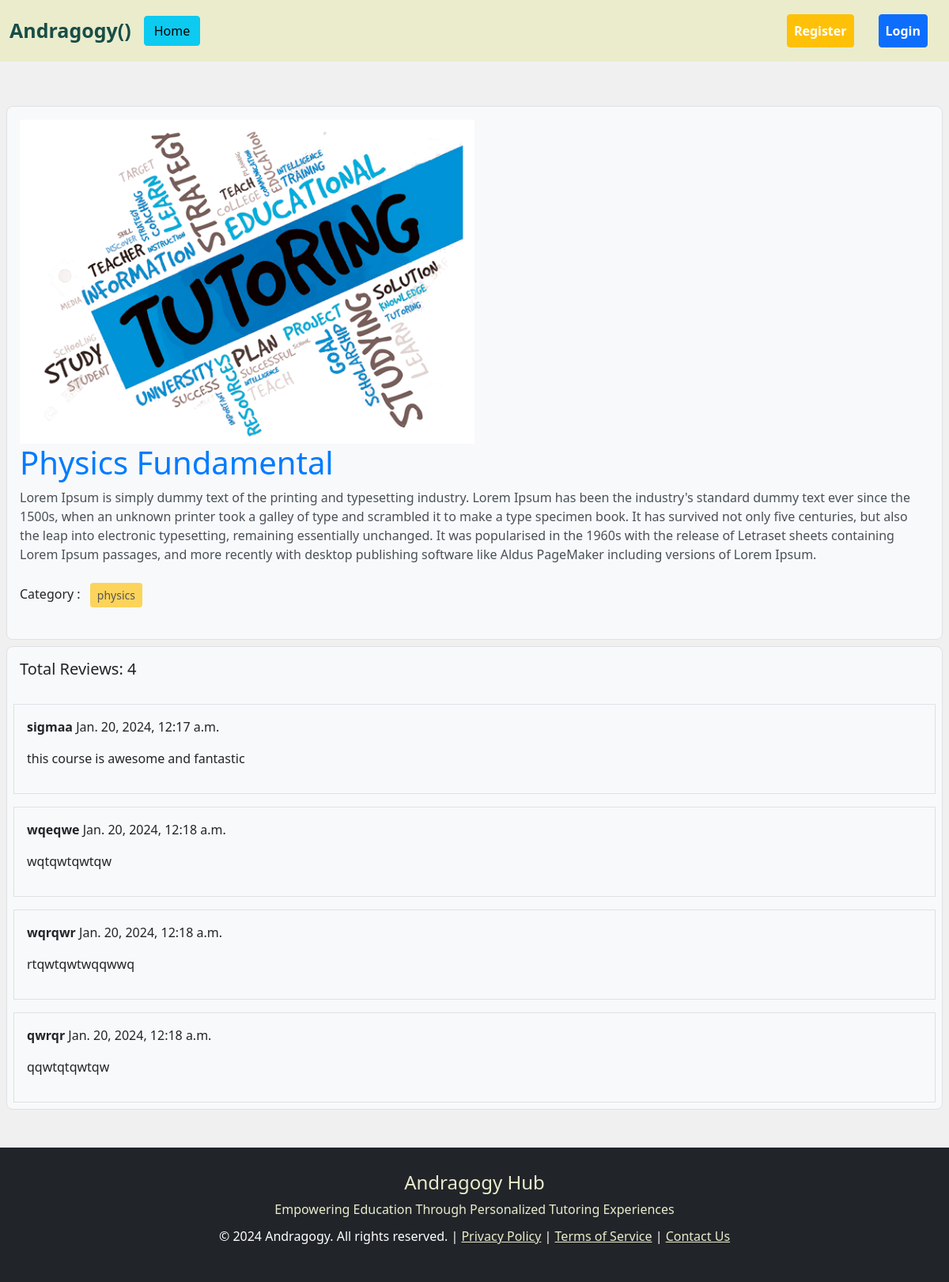
The app's page /tution/apply/1/ with its own data.
### tutions/models.py (models this page shows, shortened)
class Tution(models.Model):
    title = models.CharField(max_length=50)
    content = models.TextField()
    classes = models.ManyToManyField(Classes)
    author = models.ForeignKey(User, on_delete=models.CASCADE, blank = True, null = True)
    image = models.ImageField(upload_to = 'tutions/media/uploads/', blank = True, null = True)
    user_reviews = models.TextField(null= True, blank = True)

class Comment(models.Model):
    tution = models.ForeignKey(Tution, on_delete=models.CASCADE, related_name='comments')
    name = models.CharField(max_length=30)
    email = models.EmailField()
    body = models.TextField()
    created_on = models.DateTimeField(auto_now_add=True) #jokhon obj create hobe time janay dibe

### classes/models.py (models this page shows, shortened)
class Classes(models.Model):
    name = models.CharField(max_length=100)
    slug = models.SlugField(max_length=100, unique=True, null=True, blank=True)

### tutions/views.py (the view, shortened to what this page needs)
# urls.py: path('apply/<int:id>/', views.ApplyForTutionView.as_view(), name='apply_for_tution'),
class ApplyForTutionView(View):
    template_name = 'tution_details2.html'
    def get(self, request, *args, **kwargs):
        tution_id = kwargs.get('id')
        tution = Tution.objects.get(pk=tution_id)
        applicant_form = ApplicantForm()
        return render(request, self.template_name, {'tution': tution, 'applicant_form': applicant_form})

### tutions/templates/tution_details2.html
{% extends "base.html" %}
{%  load crispy_forms_tags %}
{% block content %}
<div class="col-sm-12">
  <div class="card m-2">
    <div class="card-body">
      <img src="{{tution.image.url}}" class="card-img-top" alt="" style="width: 50%;"/>
      <h1 class="card-title">{{tution.title}}</h1>
      <p class="card-text">{{tution.content}}</p>
      <p>
        Category : {% for cat in tution.classes.all %}
        <button class="btn btn-warning btn-sm m-2" disabled>
          {{cat.name}}
        </button>
        {% endfor %}
      </p>
    </div>
  </div>
</div>
<div class="card m-2">
    <h5 class="p-3">Total Reviews: {{ tution.comments.all | length}}</h5>
    {% for comment in tution.comments.all  %}
    <div class="card-body border m-2">
        <p><b>{{comment.name}}</b> {{comment.created_on}}</p>
        <p>{{comment.body}}</p>
    </div>
    {% endfor %}
  </div>
{% endblock %}

### records on screen
Tution: image (picture), title "Physics Fundamental", content "Lorem Ipsum is simply dummy text of the printing and typesetting industry. Lorem Ipsum has been the industry's standard dummy text ever since the 1500s, when an unknown printer took a galley of type and scrambled it to make a type specimen book. It has survived not only five centuries, but also the leap into electronic typesetting, remaining essentially unchanged. It was popularised in the 1960s with the release of Letraset sheets containing Lorem Ipsum passages, and more recently with desktop publishing software like Aldus PageMaker including versions of Lorem Ipsum.", comments.all|length "4"
Classes: name "physics"
Comment: name "sigmaa", created_on "Jan. 20, 2024, 12:17 a.m.", body "this course is awesome and fantastic"
Comment: name "wqeqwe", created_on "Jan. 20, 2024, 12:18 a.m.", body "wqtqwtqwtqw"
Comment: name "wqrqwr", created_on "Jan. 20, 2024, 12:18 a.m.", body "rtqwtqwtwqqwwq"
Comment: name "qwrqr", created_on "Jan. 20, 2024, 12:18 a.m.", body "qqwtqtqwtqw"
